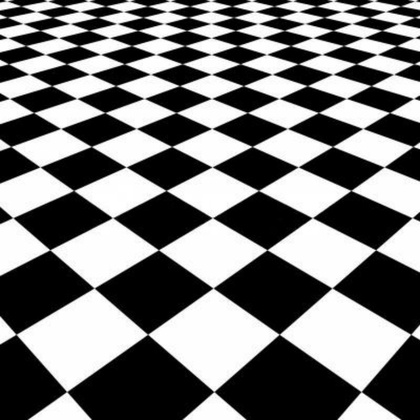
%> input picture checkerboard.jpg, 420 x 420 px, shrunk from 873 x 873 before the run
$ octave main.m   (GNU Octave 9; MATLAB toolbox functions it lacks are replaced by stand-ins)
%> lines starting %> are read from the running program, lines starting %| are printed output that depends on the picture; in (x1, y1, x2, y2) boxes, pixels count from 0 and x2, y2 are one past the last pixel; in counts of white or black regions, pixels touching at a corner belong together; the program's own positions count from 1
%> further down, im is the input picture: size 420x420x3 uint8; min 0, max 255, mean 120.6
### cc_segm.m
function [thresholded_img, segmented_img, color_segmented_img] = cc_segm(img, conn)
if nargin < 2
    conn = 8;
end
thresholded_img = im2bw(img);
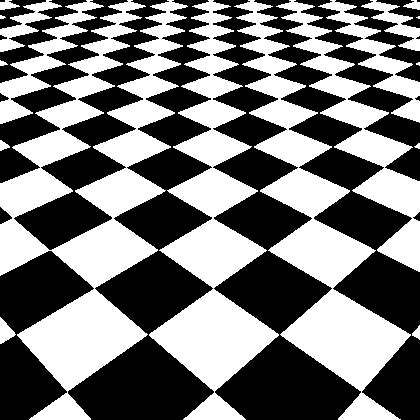
%> thresholded_img: size 420x420 logical; 47.5% white; 18 white regions (3 under 20 px), largest, box (x1, y1, x2, y2) and area: (0, 0, 188, 420) 28158, (234, 0, 411, 420) 19154, (149, 0, 279, 420) 19143
segmented_img = bwlabel(thresholded_img, conn);
%> segmented_img: size 420x420 double; 19 distinct labels, from 0 to 18
segmented_img_back = bwlabel(~thresholded_img, conn);
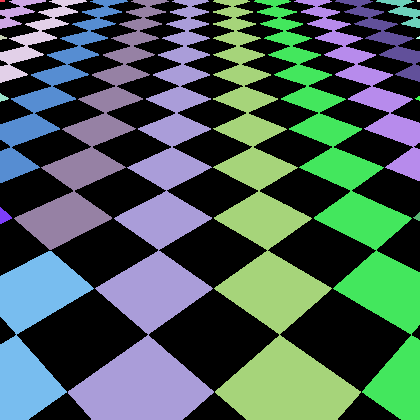
%> segmented_img_back: size 420x420 double; 20 distinct labels, from 0 to 19; one colour per label, 0 black
segmented_img(segmented_img ~= 0) = segmented_img(segmented_img ~= 0) + max(segmented_img_back(:));
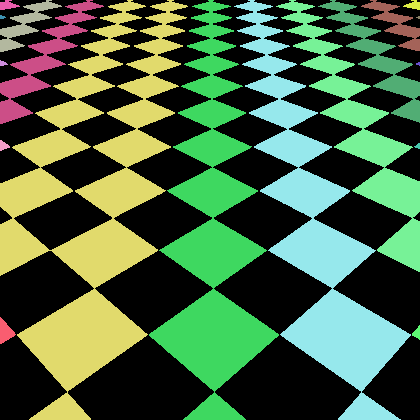
%> segmented_img: size 420x420 double; 19 distinct labels, from 0 to 37; one colour per label, 0 black
segmented_img(segmented_img == 0) = segmented_img_back(segmented_img_back ~= 0);
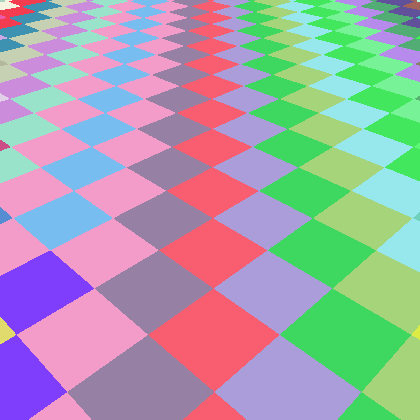
%> segmented_img: size 420x420 double; 37 distinct labels, from 1 to 37; one colour per label, 0 black
colors = linspace(0, 1, max(segmented_img(:)) + 2);
%> colors = 39 values from 0 to 1
colors = colors(2:end-1);
%> colors = 37 values from 0.0263 to 0.974
number_of_cc = length(colors);
%> number_of_cc = 37
color_segmented_img = label2rgb(segmented_img, [colors(randperm(number_of_cc))' colors(randperm(number_of_cc))' colors(randperm(number_of_cc))']);
end

### get_max.m
function maxima = get_max(im, d)
s = size(im);
rows = s(1);
cols = s(2);
maxima = zeros(rows, cols, 'uint8');
for i=1+d:rows-d
    for j=1+d:cols-d
        if (im(i,j) >= im(i-d,j) && im(i,j) >= im(i+d,j) && ...
                im(i,j) >= im(i,j-d) && im(i,j) >= im(i,j+d)) && ...
                (im(i,j) >= im(i-d,j-d) && im(i,j) >= im(i+d,j+d) && ...
                im(i,j) >= im(i-d,j+d) && im(i,j) >= im(i+d,j-d))
            maxima(i, j) = 255;
        end
    end
end
end

### imnorm.m
function newim = imnorm(im)
m = min(im(:));
newim = im - m;
M = max(newim(:));
newim = newim / M;
end

### main.m
clear; close all; clc;

im = imread('checkerboard.jpg');
[th, sg, sgc] = cc_segm(im);
% figure; imshow(imnorm(th));
% figure; imshow(imnorm(sg));
% figure; imshow(sgc);

metric = 'chessboard';

rows = size(sg, 1);
%> rows = 420
cols = size(sg, 2);
%> cols = 420
cx = ceil(cols / 2);
%> cx = 210
cy = ceil(rows / 2);
%> cy = 210

aux = zeros(rows, cols, 'double');
aux(end, 1) = 1;
%> aux: size 420x420 double; values 0 (black) and 1 (white), 0% white in thin lines or dots, all inside (x1, y1, x2, y2) = (0, 419, 1, 420)
aux = bwdist(aux, metric);
% figure; imshow(imnorm(aux));

fg = [zeros(1, cols + 2, 'double');
zeros(rows, 1, 'double'), sg, zeros(rows, 1, 'double');
zeros(1, cols + 2, 'double')];

bg = [zeros(1, cols + 2, 'double');
zeros(rows, 1, 'double'), not(sg), zeros(rows, 1, 'double');
zeros(1, cols + 2, 'double')];
%> bg: size 422x422 double; every value is 0

tf = bwdist(not(fg), metric);
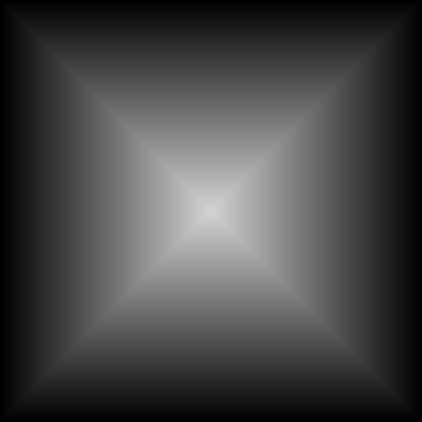
%> tf: size 422x422 single; min 0, max 210, mean 69.8
tb = bwdist(not(bg), metric);
%> tb: size 422x422 single; every value is 0
dif = tf - tb;
% figure; imshow(imnorm(tf));
% figure; imshow(imnorm(tb));
% figure; imshow(imnorm(dif));

M = get_max(abs(dif), 1);
%> after the loop in get_max, `for i=1+d:rows-d`: maxima: size 422x422 uint8; 0% white in thin lines or dots, all inside (x1, y1, x2, y2) = (210, 210, 212, 212)
[r, c] = find(M);
%> r = [211; 212; 211; 212]; c = [211; 211; 212; 212]

%%%%%%%%%%%%%%%%%%%%%%%%%%%%%%%%%%%%%%%%%%%%%%%%%%%%%%%%%%%%%% DEBUGGING %%%%%%%%%%%%%%%%%%%%%%%%%%%%%%%%%%%%%%%%%%%%%%%%%%%%%%%%%%%%%
% [21 lines of commented-out code are left out]
%%%%%%%%%%%%%%%%%%%%%%%%%%%%%%%%%%%%%%%%%%%%%%%%%%%%%%%%%%%%%% DEBUGGING %%%%%%%%%%%%%%%%%%%%%%%%%%%%%%%%%%%%%%%%%%%%%%%%%%%%%%%%%%%%%
X = zeros(((rows + 2) * 2) + (cols * 2) + 4, length(r), 'double');
for k=1:length(r)
    i = r(k);
    j = c(k);
    % Verifichiamo che il pixel che stiamo considerando non appartenga al
    % padding aggiunto, come contorno, all'immagine.
    if (i > 1) && (i < (rows + 2)) && (j > 1) && (j < (cols + 2))
        v = dif(i, j);
        d = ceil(abs(v));
        subdif = dif(i-d:i+d, j-d:j+d);
        if strcmp(metric, 'chessboard')
            fv = [subdif(1, :).'; subdif(2:end, end); flip(subdif(end, 1:end-1)).'; flip(subdif(2:end-1, 1))];
        elseif strcmp(metric, 'cityblock')
            fv = [diag(subdif(1:d+1, d+1:end)); diag(rot90(subdif(d+2:end, d+1:end-1))); flip(diag(subdif(d+1:end-1, 1:d))); diag(rot90(subdif(2:d, 2:d), -1))];
        else
            subaux = aux(end-d:end, 1:1+d);
            [ra, ca] = find((subaux > (d - 1)) & (subaux <= d));
            fv = [diag(subdif(ra, ca + d)); diag(subdif(d + d + 2 - flip(ra(1:end-1)), flip(ca(1:end-1)) + d)); diag(subdif(d + d + 2 - ra(2:end), d + 2 - ca(2:end))); diag(subdif(flip(ra(2:end-1)), d + 2 - flip(ca(2:end-1))))];
        end
        X(1:length(fv), k) = fv;
        % i e j sono gli indici di dif, che contiene il padding
        X(end-3, k) = i - 1;
        X(end-2, k) = j - 1;
        X(end-1, k) = v;
        X(end, k) = length(fv);
    end
end
%> this loop made 4 passes
%> (i, j) on passes 1 to 4: (211, 211), (212, 211), (211, 212), (212, 212)
%> after the loop, X = 1688 rows, first 8: [0 0 0 1; 0 1 0 1; 0 1 0 1; 0 1 0 1; 0 1 0 1; 0 1 0 1; 0 1 0 1; 0 1 0 1]; fv = 1680 values, max 1 at index 1, min 0 at index 421, mean 0.499
%%
for i=5:360:length(r)
    sample = X(:, i);
    figure; plot(sample(1:sample(end))); hold on; plot(ones(sample(end), 1)*sample(end-1));
end
%> this loop made 0 passes
%%
sadds = zeros(rows, cols, 'uint8');
cnt = 0;
for i=1:size(X, 2)
    cnt = cnt + 1;
    i_s = X(end-3, i);
    j_s = X(end-2, i);
    v_s = X(end-1, i);
    l_s = X(end, i);
    fv_s = X(1:l_s, i);
% [12 lines of commented-out code are left out]
    [m1, im1] = min(fv_s);
    sh1 = circshift(fv_s, -im1);
    sh1 = sh1(1:end-1);
    [M1, iM1] = max(sh1);
    sh2 = circshift(sh1, -iM1);
    sh2 = sh2(1:end-1);
    [m2, im2] = min(sh2);
    sh3 = circshift(sh2, -im2);
    sh3 = sh3(1:end-1);
    M2 = max(sh3);
    if m1 < v_s && m2 < v_s && M1 > v_s && M2 > v_s
        if mod(cnt, 1000) == 0
            figure; plot(fv_s); hold on; plot(ones(l_s, 1) * v_s);
        end
        sadds(i_s, j_s) = 255;
    end
%     end
end
%> this loop made 4 passes
%> (i_s, j_s, im1, iM1) on passes 1 to 4: (210, 210, 1, 421), (211, 210, 1, 1), (210, 211, 1, 841), (211, 211, 421, 841)
%> sadds: size 420x420 uint8; every value is 0

[rs, cs] = find(sadds);
%> rs = []; cs = []

figure;
imshow(th);
hold on;
scatter(cs, rs, 'r*');
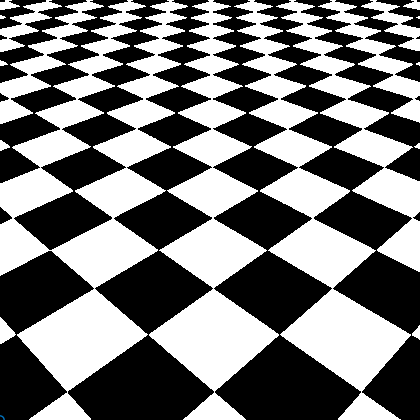
%> figure redrawn from the program's plot data

figure;
imshow(imnorm(dif(2:end-1, 2:end-1)));
%> in imnorm, `m = min(im(:));`: m = 1
%> in imnorm, `M = max(newim(:));`: M = 209
hold on;
scatter(cs, rs, 'r*');
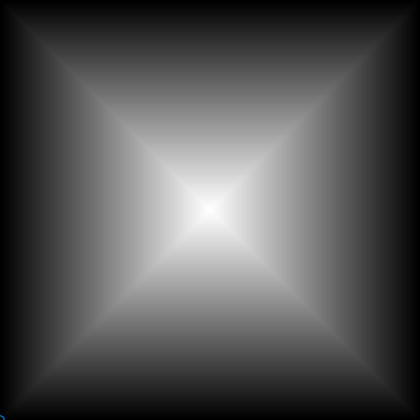
%> figure redrawn from the program's plot data

$ run again, with cells.jpg copied over checkerboard.jpg
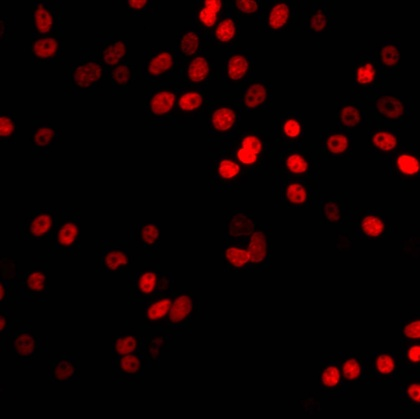
%> input picture cells.jpg, 420 x 419 px, shrunk from 1004 x 1002 before the run
%> im is the input picture: size 419x420x3 uint8; mean R, G, B 14, 1.1, 1.2
%> thresholded_img: size 419x420 logical; every value is 0
%> segmented_img: size 419x420 double; every value is 0
%> segmented_img_back: size 419x420 double; every value is 1
%> in cc_segm, `colors = linspace(0, 1, max(segmented_img(:)) + 2);`: colors = [0 0.5 1]
%> in cc_segm, `colors = colors(2:end-1);`: colors = 0.5
%> color_segmented_img: size 419x420x3 uint8; every value is 128
%> aux: size 419x420 double; values 0 (black) and 1 (white), 0% white in thin lines or dots, all inside (x1, y1, x2, y2) = (0, 418, 1, 419)
%> `fg = [zeros(1, cols + 2, 'double'); zeros(rows, 1, 'double'), sg, zero..`:
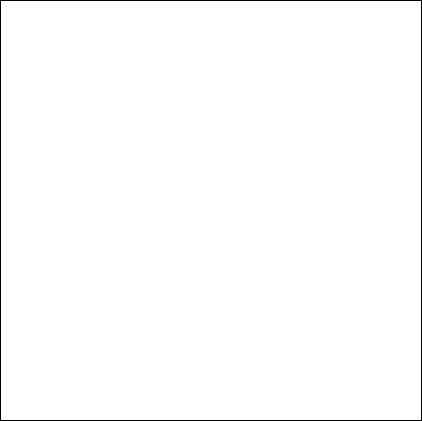
%> fg: size 421x422 double; values 0 (black) and 1 (white), 99.1% white; black in thin lines or dots
%> bg: size 421x422 double; every value is 0
%> tb: size 421x422 single; every value is 0
%> r = [211; 211]; c = [211; 212]
%> the loop `for k=1:length(r)` made 2 passes
%> (i, j, v, d) on passes 1 to 2: (211, 211, 210, 210), (211, 212, 210, 210)
%> after the loop `for k=1:length(r)`: X = 1686 rows, first 12: [0 0; 0 0; 0 0; 0 0; 0 0; 0 0; 0 0; 0 0; 0 0; 0 0; 0 0; 0 0]; fv = 1680 values from 0 to 1
%> the loop `for i=1:size(X, 2)` made 2 passes
%> (cnt, i_s, j_s, v_s, l_s, m1, im1, M1) on passes 1 to 2: (1, 210, 210, 210, 1680, 0, 1, 1), (2, 210, 211, 210, 1680, 0, 1, 1)
%> rs = []
%> m = 1
%> M = 209

$ run again, with merged_cells_big.jpg copied over checkerboard.jpg
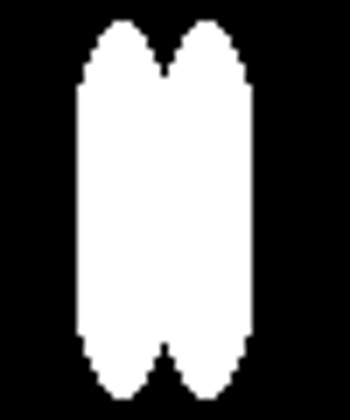
%> input picture merged_cells_big.jpg, 350 x 420 px, shrunk from 2500 x 3000 before the run
%> im is the input picture: size 420x350 uint8; min 0, max 255, mean 101.5
%> thresholded_img: size 420x350 logical; 39.8% white; 1 white region, box (x1, y1, x2, y2) and area: (77, 21, 252, 399) 58492
%> in cc_segm, `colors = linspace(0, 1, max(segmented_img(:)) + 2);`: colors = [0 0.333 0.667 1]
%> in cc_segm, `colors = colors(2:end-1);`: colors = [0.333 0.667]
%> aux: size 420x350 double; values 0 (black) and 1 (white), 0% white in thin lines or dots, all inside (x1, y1, x2, y2) = (0, 419, 1, 420)
%> bg: size 422x352 double; every value is 0
%> tb: size 422x352 single; every value is 0
%> r = 144 values from 176 to 247; c = 144 values from 176 to 177
%> the loop `for k=1:length(r)` made 144 passes
%> after the loop `for k=1:length(r)`:
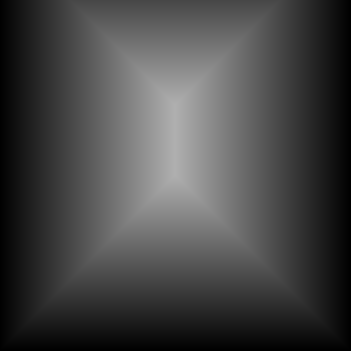
%> subdif: size 351x351 single; min 0, max 175, mean 69.9; mean of the top-left, top-right, bottom-left and bottom-right quarters 81.7, 81.2, 58.5, 58.2
%> after the loop `for k=1:length(r)`: fv = 1400 values, max 71 at index 71, min 0 at index 351, mean 14.45
%> the loop `for i=5:360:length(r)` made 1 pass
%> i on pass 1: 5
%> the loop `for i=1:size(X, 2)` made 144 passes
%> (M1, iM1, im2, M2) on passes 1 to 8: (71, 770, 280, 71), (70, 769, 281, 70), (69, 768, 282, 69), (68, 767, 283, 68), (67, 766, 284, 67), (66, 765, 285, 66), (65, 764, 286, 65), (64, 763, 287, 64)
%> `scatter(cs, rs, 'r*');`:
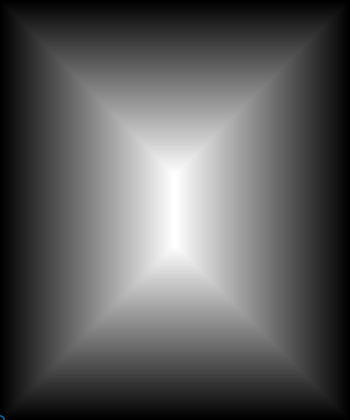
%> figure redrawn from the program's plot data
